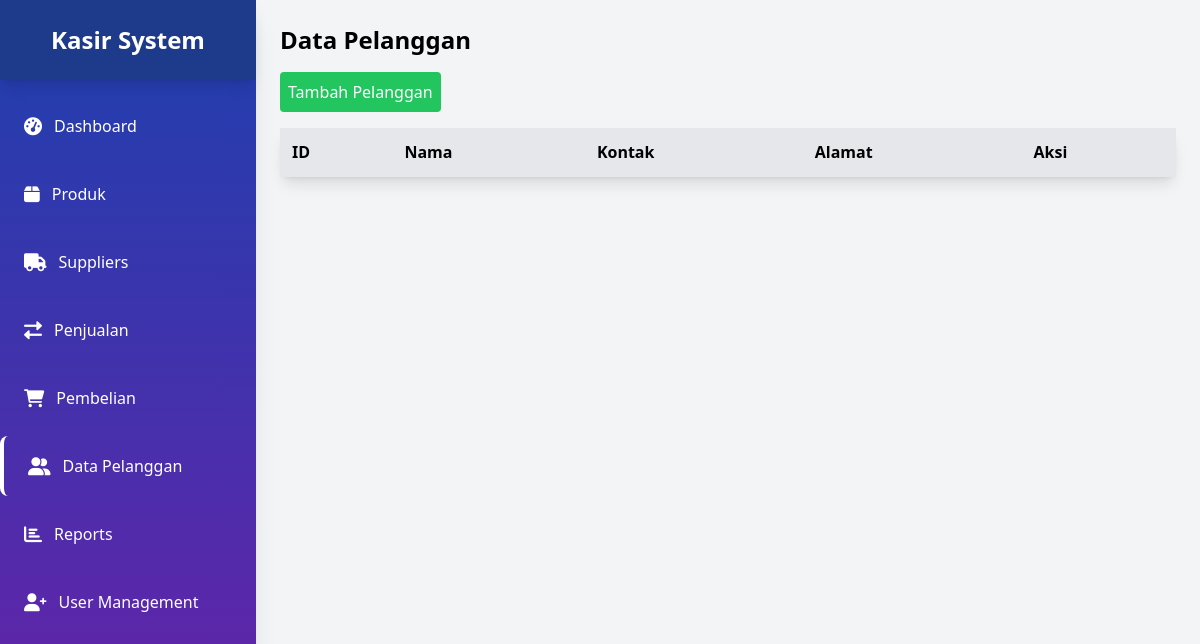
Before: /public/pelanggan.php (signed in) with the older database file.
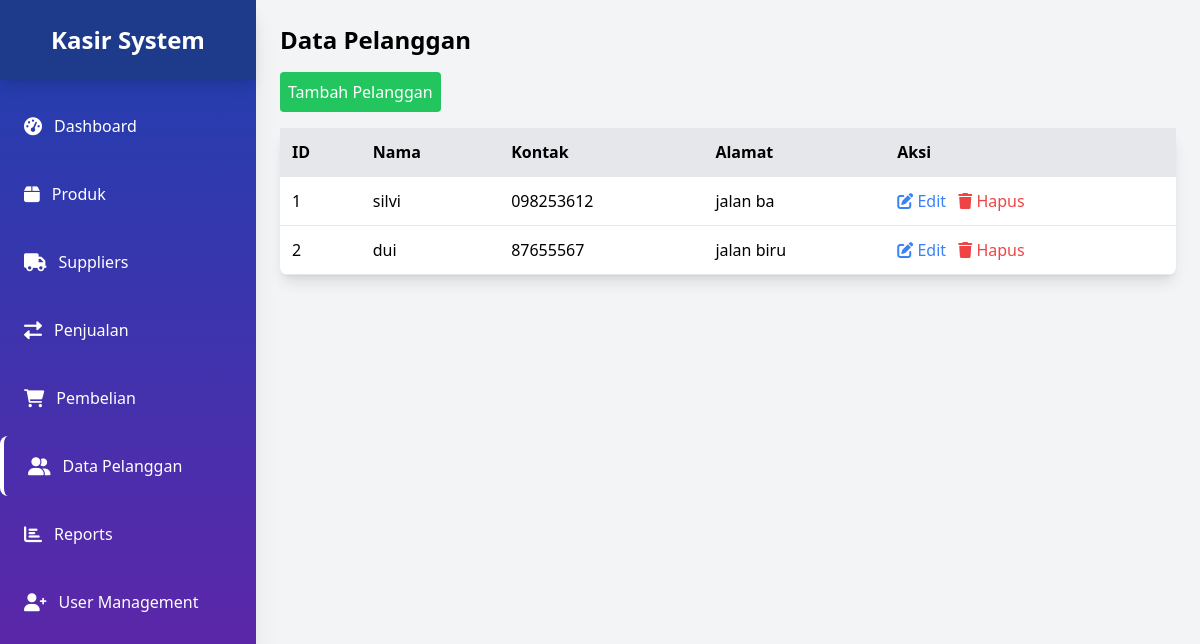
After: the same page with the newer database file.
### tables this page shows
CREATE TABLE `pelanggan` (
  `id_pelanggan` int(11) NOT NULL,
  `nama_pelanggan` varchar(255) NOT NULL,
  `kontak` varchar(50) DEFAULT NULL,
  `alamat` text DEFAULT NULL
);

### public/pelanggan.php (the view, shortened to what this page needs)
<?php
$db = require __DIR__ . '/../app/koneksi.php';
$current_page = basename($_SERVER['PHP_SELF']);
$user_role = $_SESSION['role'] ?? '';
$pelanggan_list = $db->query("SELECT * FROM pelanggan")->fetchAll(PDO::FETCH_ASSOC);
?>
<!DOCTYPE html>
<html lang="id">
<head>
    <script src="https://cdn.tailwindcss.com"></script>
    <link href="https://cdnjs.cloudflare.com/ajax/libs/font-awesome/6.0.0/css/all.min.css" rel="stylesheet">
</head>
<body class="bg-gray-100 flex">
    <div class="w-64 h-screen bg-gradient-to-b from-blue-800 to-purple-800 shadow-xl fixed">
        <div class="flex items-center justify-center h-20 bg-blue-900 shadow-lg">
            <h1 class="text-white text-2xl font-bold">Kasir System</h1>
        </div>
        <nav class="mt-4 space-y-2">
            <a href="dashboard.php" class="flex items-center text-white py-4 px-6 hover:bg-white hover:bg-opacity-20 transition rounded-lg ">
                <i class="fas fa-tachometer-alt text-lg mr-3"></i> Dashboard
            </a>
            <a href="products.php" class="flex items-center text-white py-4 px-6 hover:bg-white hover:bg-opacity-20 transition rounded-lg ">
                <i class="fas fa-box text-lg mr-3"></i> Produk
            </a>
            <a href="suppliers.php" class="flex items-center text-white py-4 px-6 hover:bg-white hover:bg-opacity-20 transition rounded-lg">
                <i class="fas fa-truck text-lg mr-3"></i> Suppliers
            </a>
            <a href="transaksi.php" class="flex items-center text-white py-4 px-6 hover:bg-white hover:bg-opacity-20 transition rounded-lg">
                <i class="fas fa-exchange-alt text-lg mr-3"></i> Penjualan
            </a>
            <a href="pembelian.php" class="flex items-center text-white py-4 px-6 hover:bg-white hover:bg-opacity-20 transition rounded-lg">
                <i class="fas fa-shopping-cart text-lg mr-3"></i> Pembelian
            </a>
            <a href="pelanggan.php" class="flex items-center text-white py-4 px-6 hover:bg-white hover:bg-opacity-20 transition rounded-lg <?php echo ($current_page == 'pelanggan.php') ? 'border-l-4 border-white' : ''; ?>">
                <i class="fas fa-user-friends text-lg mr-3"></i> Data Pelanggan
            </a>
            <a href="reports.php" class="flex items-center text-white py-4 px-6 hover:bg-white hover:bg-opacity-20 transition rounded-lg">
                <i class="fas fa-chart-bar text-lg mr-3"></i> Reports
            </a>
            <?php if ($user_role === 'admin') : ?>
                <a href="register2.php" class="flex items-center text-white py-4 px-6 hover:bg-white hover:bg-opacity-20 transition rounded-lg">
                    <i class="fas fa-user-plus text-lg mr-3"></i> User Management
                </a>
            <?php endif; ?>
        </nav>
    </div>
    <div class="ml-64 flex-1 p-6">
        <h1 class="text-2xl font-bold mb-4">Data Pelanggan</h1>
        <button id="toggleFormButton" class="bg-green-500 text-white p-2 rounded mb-4">Tambah Pelanggan</button>
<table class="min-w-full bg-white rounded-lg shadow-lg">
    <thead>
        <tr class="bg-gray-200">
            <th class="p-3 border-b text-left">ID</th>
            <th class="p-3 border-b text-left">Nama</th>
            <th class="p-3 border-b text-left">Kontak</th>
            <th class="p-3 border-b text-left">Alamat</th>
            <th class="p-3 border-b text-left">Aksi</th>
        </tr>
    </thead>
    <tbody>
        <?php foreach ($pelanggan_list as $pelanggan): ?>
            <tr>
                <td class="p-3 border-b"><?php echo $pelanggan['id_pelanggan']; ?></td>
                <td class="p-3 border-b"><?php echo $pelanggan['nama_pelanggan']; ?></td>
                <td class="p-3 border-b"><?php echo $pelanggan['kontak'] ?? 'N/A'; ?></td>
                <td class="p-3 border-b"><?php echo $pelanggan['alamat'] ?? 'N/A'; ?></td>
                <td class="p-3 border-b">
                    <button onclick="editPelanggan(<?php echo htmlspecialchars(json_encode($pelanggan), ENT_QUOTES, 'UTF-8'); ?>)" class="text-blue-500">
                        <i class="fas fa-edit"></i> Edit
                    </button>
                    <form action="pelanggan.php" method="POST" class="inline">
                        <button type="submit" class="text-red-500 ml-2" onclick="return confirm('Yakin ingin menghapus pelanggan ini?');">
                            <i class="fas fa-trash"></i> Hapus
                        </button>
                    </form>
                </td>
            </tr>
        <?php endforeach; ?>
    </tbody>
</table>
</div>
</body>
</html>

Changed rows visible on the page:
added pelanggan: id_pelanggan "1", nama_pelanggan "silvi", kontak "098253612", alamat "jalan ba"
added pelanggan: id_pelanggan "2", nama_pelanggan "dui", kontak "87655567", alamat "jalan biru"
